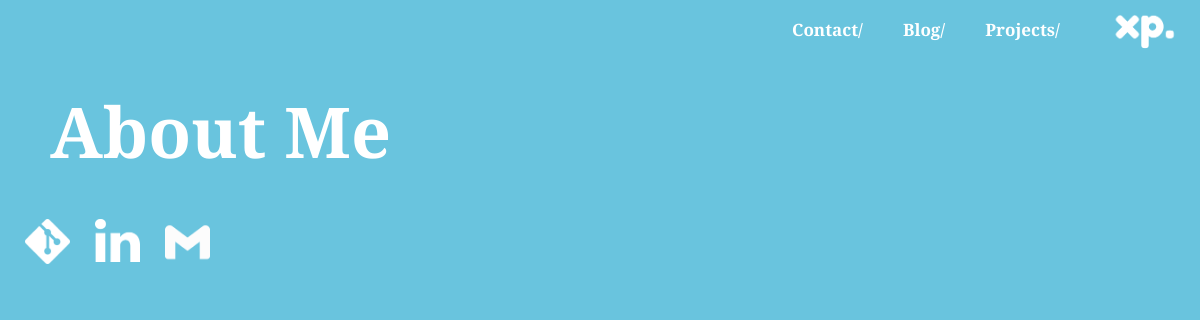
The app's page /about-me/ with its own data.
### mainapp/models.py (models this page shows, shortened)
class Opcion(models.Model):
    title = models.CharField(max_length=200, verbose_name='Título página')
    slug = models.CharField(unique=True,max_length=150,verbose_name="URL")
    created_at = models.DateTimeField(default=timezone.now,verbose_name="Fecha creación")
    updated_at = models.DateTimeField(default=timezone.now,verbose_name="Fecha modificación")

### mainapp/views.py (the view)
# urls.py: path('about-me/', views.aboutMe, name = 'about-me' ),
def aboutMe(request):
    string = 'Una string de prueba'
    interior = string[0:7]
    return render(request,'about-me.html', {
        'title': 'About Me',
        'title_page': 'About Me',
        'interior': interior
    })

### mainapp/processor.py (called while the page is built)
def get_opcion(request):
    pages = Opcion.objects.all().values_list('title','slug')
    return {
        'pages': pages
    }

def get_portfolio(request):
    projects = PostPortfolio.objects.all().values_list('title', 'text','languajes','framework','project_date','image')
    return {
        'projects': projects
    }

def get_blog(request):
    blog = Blog.objects.all().values_list('title','description','image','created_at','updated_at')
    return {
        'blog': blog
    }

### mainapp/templates/about-me.html (shortened to what this page needs)
{% extends 'layout.html' %}
{% block content %}
    <div class="ventana_derecha">
        <div class="interior_ventana">
        </div>
    </div>
{% endblock %}

### mainapp/templates/layout.html (shortened to what this page needs)
{% load static %}
<!DOCTYPE html>
<html lang="en">
<head>
    <link rel="stylesheet" type="text/css" href="{% static 'css/styles.css' %}"/>
</head>
<body>
    <nav>
        <a href="{% url 'index'%}">
            <img src="{% static 'img/logo-xpilasi.png' %}"/>
        </a>
        <ul>
            {% for page in pages %}
                <li><a href="{% url page.1 %}">{{page.0}}</a></li>
            {% endfor %}
        </ul>
    </nav>
    <div class="title_page">
        {{title_page}}
    </div>
    <div id="content">
        {% block content %}
        {% endblock %}
    </div>
    <footer>
        <a href="#"><img class="logos-menu" src="{% static 'img/git-icon.png' %}"/></a>
        <a href="#"><img class="logos-menu" src="{% static 'img/linkedin-icon.png' %}"/></a>
        <a href="mailto: pilasiha@gmail.com"><img class="logos-menu" src="{% static 'img/gmail-icon.png' %}"/></a>
    </footer>
</body>
</html>

### mainapp/static/css/styles.css (style rules this page uses)
body { margin:0; background: rgb(105, 196, 222); font-family: Arial, Helvetica, sans-serif; color:rgb(44, 44, 44); text-decoration: none; position: relative; padding-bottom: 70px; text-decoration: none!important; }
ul { list-style: none; }
nav { width: 100%; height: 60px; background-color: rgb(105, 196, 222); font-size: 17px; margin:-17px auto; text-decoration: none; }
nav img { float:right; width: 110px; padding-top:0px; padding-left: 10px; }
img.logos-menu { float:left; width: 45px; padding-top:10px; padding-left: 25px; }
nav ul { list-style: none; padding-right: 20px; }
nav ul li { line-height: 60px; float: right; }
nav ul li a { font-family: 'Bitter', serif; color: white; font-weight:1000; display: block; padding-right: 20px; padding-left:20px; }
a:link { text-decoration: none!important; }
#content { margin-top: 20px; margin-left: auto; margin-right: auto; bottom:0; }
.title_page { width: 400px; margin-top:20px; margin-right: 0px; margin-left:50px; padding-top:20px; padding-bottom: 20px; text-align: left; font-size: 70px; height: 70px; font-family: 'Bitter', serif; color: white; font-weight:1000; border: 0px solid grey; }
footer { width: 100%; padding: 1em 0; background-color: rgb(105, 196, 222); color: white; font-size: 17px; bottom:0; margin-top:20px; text-align: center; position: absolute; }

### records on screen
Opcion: title "Projects/"
Opcion: title "Blog/"
Opcion: title "Contact/"

### other values on screen
{{ title_page }} "About Me"
